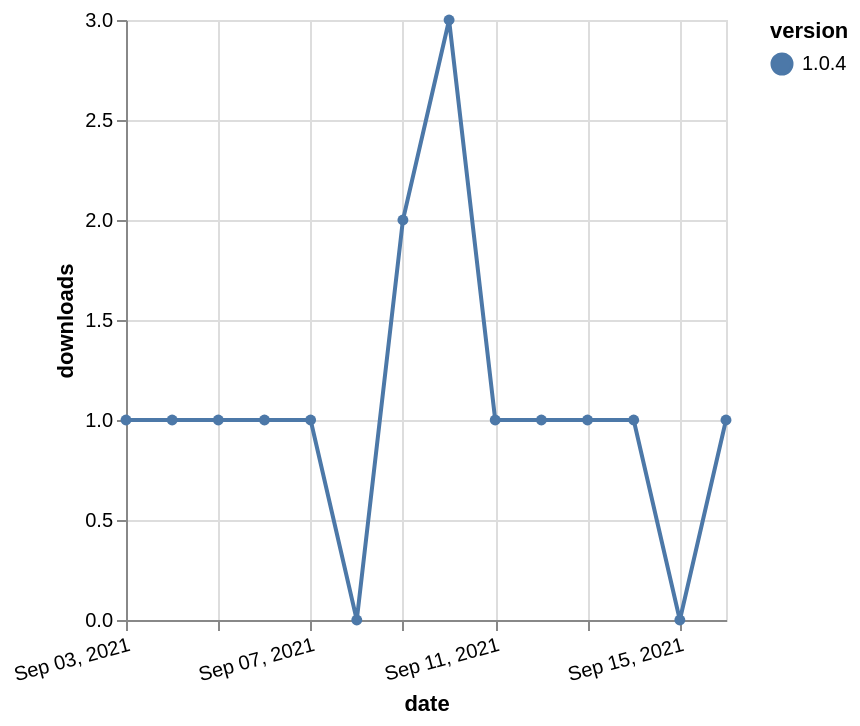

The specification (Vega-Lite) saved for this image:
### Vega-Lite specification from a JSON file in a GitHub repository (floating-point values rounded to 4 significant figures)
{"$schema": "https://vega.github.io/schema/vega-lite/v5.json", "description": "A simple bar chart with embedded data.", "data": {"values": [{"date": "2021-09-03", "total": 176, "delta": 1, "version": "1.0.4"}, {"date": "2021-09-04", "total": 177, "delta": 1, "version": "1.0.4"}, {"date": "2021-09-05", "total": 178, "delta": 1, "version": "1.0.4"}, {"date": "2021-09-06", "total": 179, "delta": 1, "version": "1.0.4"}, {"date": "2021-09-07", "total": 180, "delta": 1, "version": "1.0.4"}, {"date": "2021-09-08", "total": 180, "delta": 0, "version": "1.0.4"}, {"date": "2021-09-09", "total": 182, "delta": 2, "version": "1.0.4"}, {"date": "2021-09-10", "total": 185, "delta": 3, "version": "1.0.4"}, {"date": "2021-09-11", "total": 186, "delta": 1, "version": "1.0.4"}, {"date": "2021-09-12", "total": 187, "delta": 1, "version": "1.0.4"}, {"date": "2021-09-13", "total": 188, "delta": 1, "version": "1.0.4"}, {"date": "2021-09-14", "total": 189, "delta": 1, "version": "1.0.4"}, {"date": "2021-09-15", "total": 189, "delta": 0, "version": "1.0.4"}, {"date": "2021-09-16", "total": 190, "delta": 1, "version": "1.0.4"}]}, "width": "container", "mark": {"type": "line", "point": {"filled": true}}, "encoding": {"x": {"field": "date", "type": "temporal", "timeUnit": "yearmonthdate", "title": "date", "axis": {"labelAngle": -15}}, "y": {"field": "delta", "type": "quantitative", "title": "downloads"}, "color": {"field": "version", "type": "nominal"}, "tooltip": {"field": "delta"}}}
